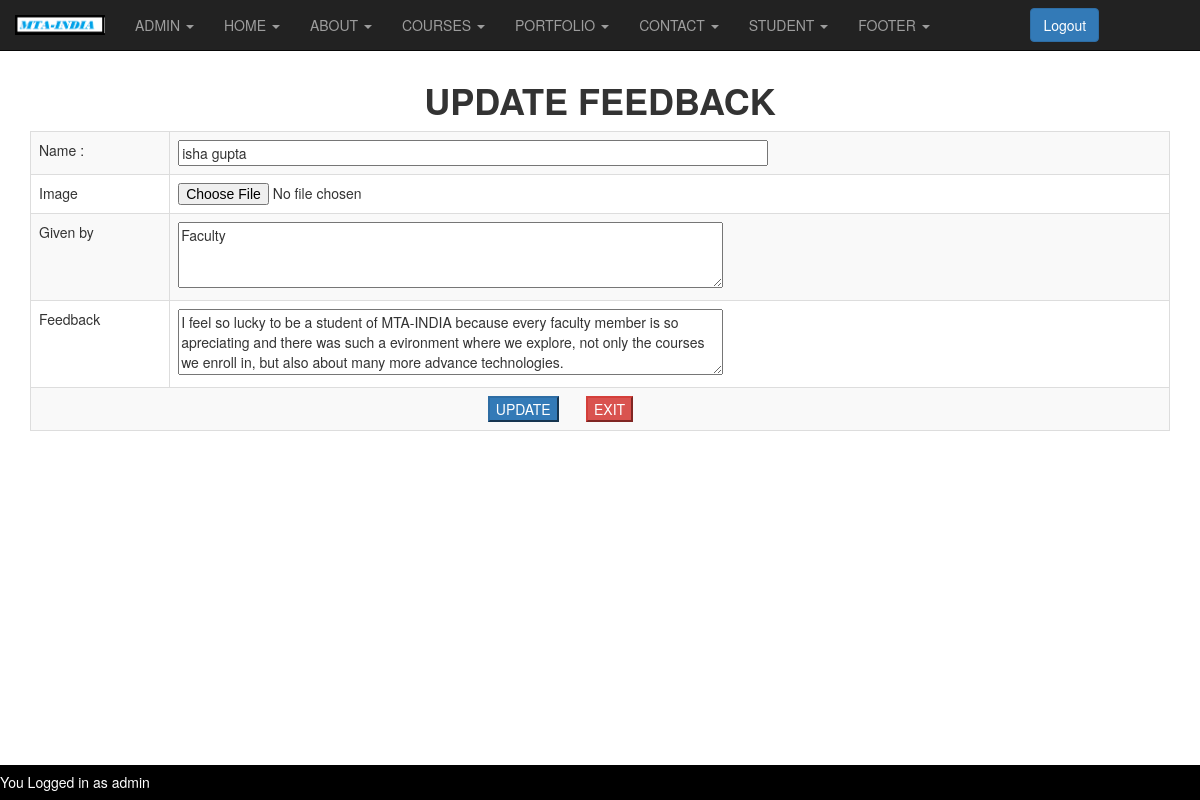
The app's page /updatefeedback.php?ID=1 (signed in) with its own data.
### tables this page shows
CREATE TABLE IF NOT EXISTS `aboutfeedback` (
  `id` int NOT NULL AUTO_INCREMENT,
  `name` varchar(50) NOT NULL,
  `givenby` varchar(50) NOT NULL,
  `Content` varchar(500) NOT NULL,
  `image` varchar(80) NOT NULL,
  PRIMARY KEY (`id`)
);

### updatefeedback.php (the view, shortened to what this page needs)
<?php
if(isset($_SESSION['username']) && isset($_SESSION['password']))
{
?>
<!DOCTYPE html>
<html>
<head>
  <link rel="stylesheet" href="https://maxcdn.bootstrapcdn.com/bootstrap/3.4.1/css/bootstrap.min.css">
</head>
<body>
	<center>
    <?php include('adminheader.php');
    $id= $_GET['ID'];
    include('config.php');
    $execute = "SELECT * FROM `aboutfeedback` WHERE id=".$id;
        $row = @mysqli_query($link,$execute) or die("<br>query could not executed");
    ?>
	<br>
	<br>
    <br>
    <?php
        $column = mysqli_fetch_row($row);
    ?>
	<h1><b>UPDATE FEEDBACK</b></h1>
	<div class="container">
	<form method="post"  enctype="multipart/form-data">
		<table class="table table-responsive table-bordered table-striped" >
			<tr>
				<td> Name :</td>
				<td><input style="width:60%" type="text" name="bannername" value= "<?php echo $column[1]; ?>"></td>
			</tr>
			<tr>
			<td> Image</td>
				<td ><input type="file" name="myfile"  ></td>
            </tr>
            <tr>
				<td> Given by</td>
				<td><textarea name="title" rows="3" cols="70"><?php echo $column[2]; ?></textarea></td>
			</tr>
			<tr>
				<td> Feedback</td>
				<td><textarea name="description" rows="3" cols="70"><?php echo $column[3]; ?></textarea></td>
			</tr>
			<tr>
			<td colspan=2 ><input style="margin-left:40%;" type="submit" class="btn-primary" name="sub" value="UPDATE">&nbsp &nbsp &nbsp &nbsp<a href="adminaboutfeedback.php"><input  type="button" class="btn-danger" value="EXIT"></a></td>
			</tr>
		</table>
	</form>
	</div>
</center>
<?php
}
else{
	header("location:admin.php");
}
?>
<br>
       <div class="footer">
     <h5 style="float:left;color:white;">You Logged in as <?php echo $_SESSION['username'];?></h5>
</div>
</body>
</html>

### updatefeedback.php (style rules this page uses)
.footer { position:fixed; left: 0; bottom: 0; width: 100%; background-color: black; color: white; text-align: center; }

### records on screen
aboutfeedback: bannername "isha gupta", title "Faculty", description "I feel so lucky to be a student of MTA-INDIA because every faculty member is so apreciating and there was such a evironment where we explore, not only the courses we enroll in, but also about many more advance technologies."

### other values on screen
$_SESSION['username'] "admin"
